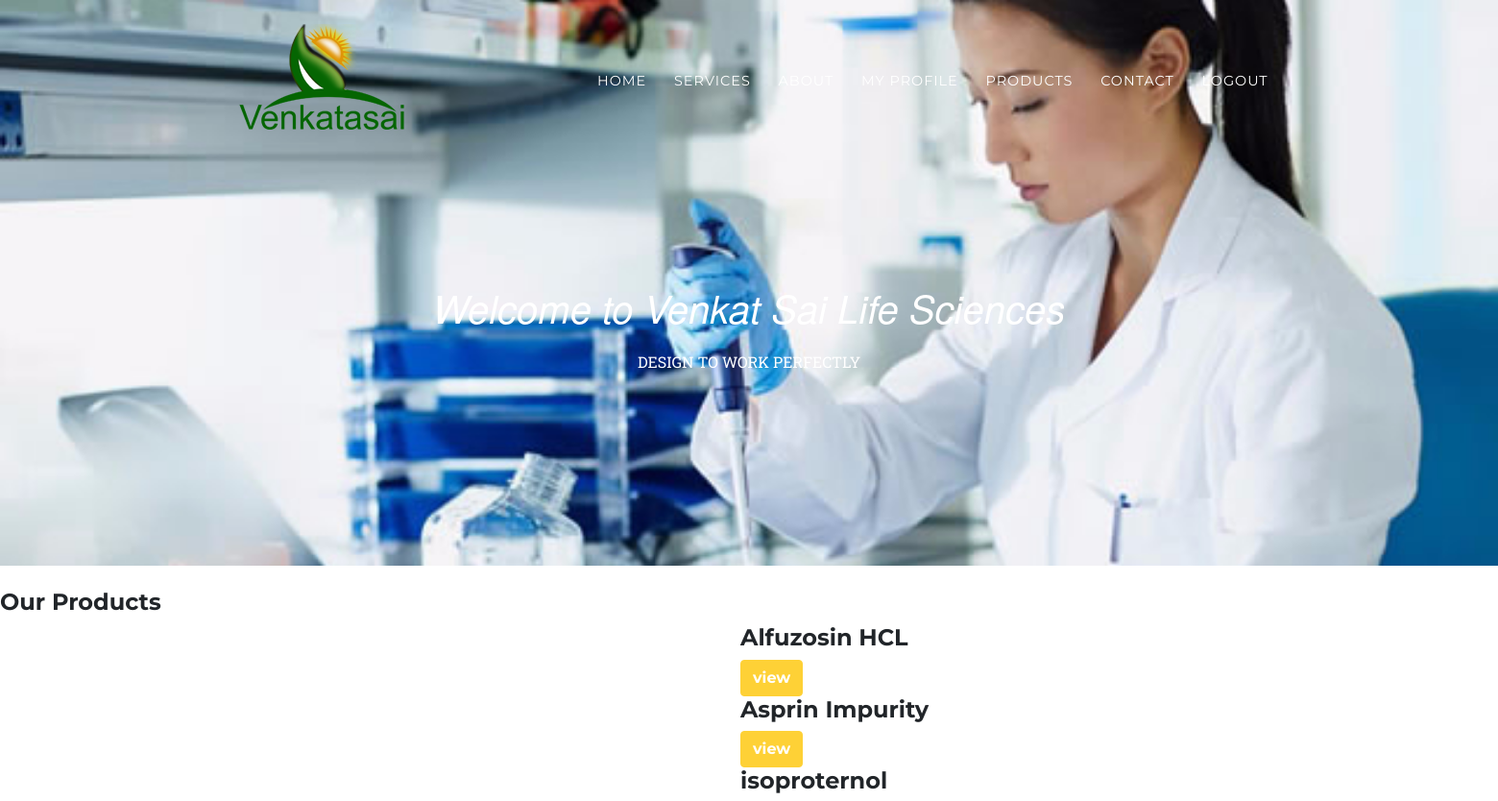
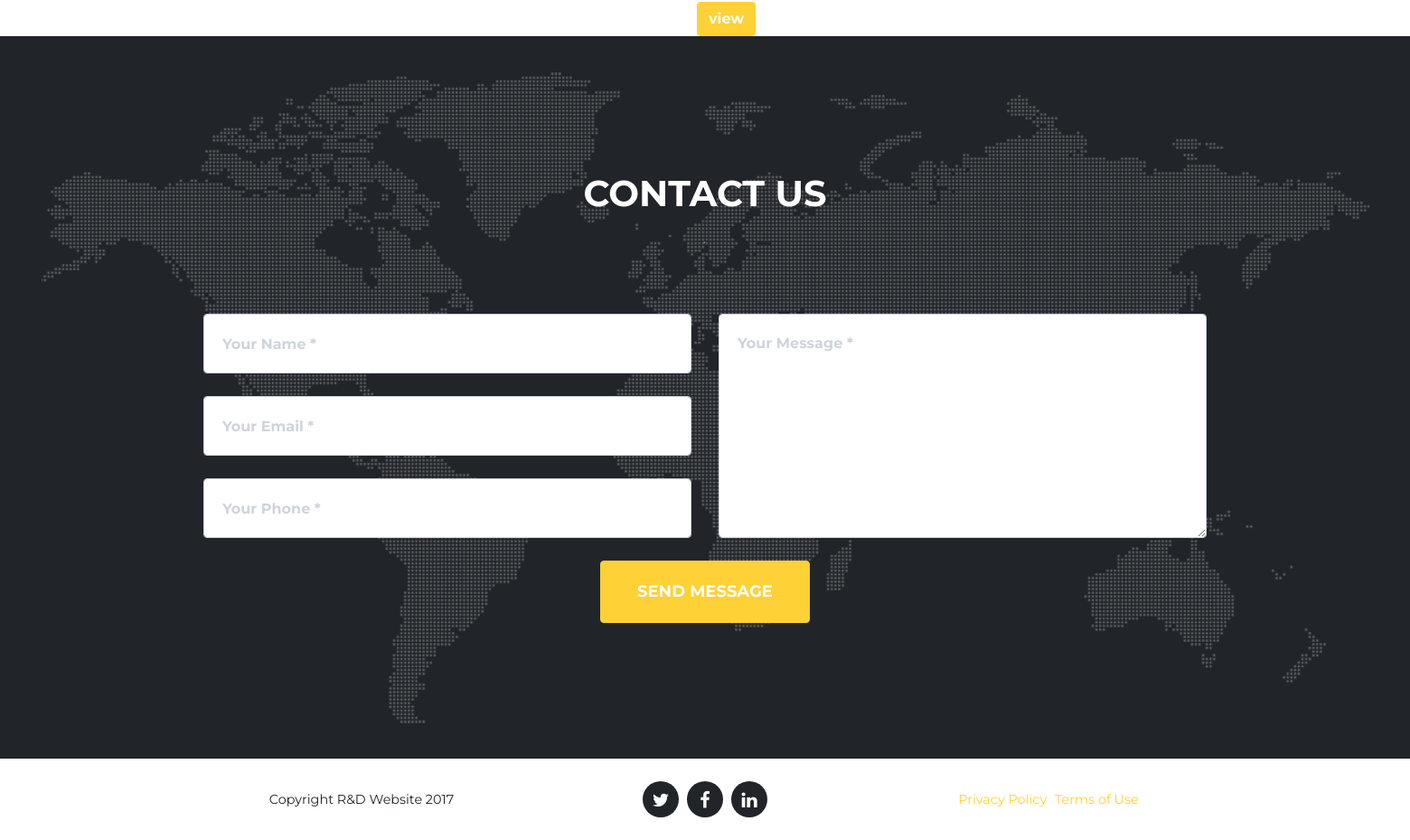
Page /website/products.php (signed in) on the committed database (2 pictures, top to bottom).
### tables this page shows
CREATE TABLE `adminproducts` (
  `id` int(11) NOT NULL,
  `productname` varchar(255) NOT NULL,
  `cas` varchar(255) NOT NULL,
  `cat` varchar(255) NOT NULL,
  `molecularweight` varchar(255) NOT NULL,
  `molecularformula` varchar(255) NOT NULL
);

### website/products.php (the view, shortened to what this page needs)
<!DOCTYPE html>
<html lang="en">
  <head>
    <link href="vendor/bootstrap/css/bootstrap.min.css" rel="stylesheet">
    <link href="vendor/font-awesome/css/font-awesome.min.css" rel="stylesheet" type="text/css">
    <link href="css/agency.min.css" rel="stylesheet">
  </head>
  <body id="page-top">
    <nav class="navbar navbar-expand-lg navbar-dark fixed-top" id="mainNav">
      <div class="container">
        <img src="./img/logos/logo.png" alt="" width="198" height="120">
        <div class="collapse navbar-collapse" id="navbarResponsive">
          <ul class="navbar-nav text-uppercase ml-auto">
            <li class="nav-item">
              <a class="nav-link js-scroll-trigger" href="home1.php">home</a>
            </li>
            <li class="nav-item">
              <a class="nav-link js-scroll-trigger" href="services1.php">services</a>
            </li>
            <li class="nav-item">
              <a class="nav-link js-scroll-trigger" href="about1.php">About</a>
            </li>
            <li class="nav-item">
              <a class="nav-link js-scroll-trigger" href="profile.php">My profile</a>
            </li>
            <li class="nav-item">
              <a class="nav-link js-scroll-trigger" href="products.php">products</a>
            </li>
            <li class="nav-item">
              <a class="nav-link js-scroll-trigger" href="#contact">Contact</a>
            </li>
			<li class="nav-item">
			<a class="nav-link js-scroll-trigger"  href="logout.php"> logout </a>
          </ul>
        </div>
      </div>
    </nav>
        <header class="masthead">
            <div class="container">
                <div class="intro-text">
                    <div class="intro-lead-in">Welcome to Venkat Sai Life Sciences</div>
                    <div class="text-uppercase">Design to work perfectly</div>
                </div>
            </div>
        </header>
    <br>
<h4>Our Products</h4>
        <?php
              include 'db.php';
              $sql = "SELECT * from adminproducts";
              $result =mysqli_query($conn,$sql);
              while($row = mysqli_fetch_array($result))
              {
        ?>
  <div class="container products">
           <div class="row">
       <div class="col-md-4 col-sm-4 col-xs-12">
                <div class="thumbnail">
                      <div class="caption">
                             <h4><?php echo $row['productname']?></h4>
                             <form action="view.php" method ="post">
                               <input type ="submit" value="view" class="btn btn-primary">
                             </form>
                      </div>
               </div>
           </div>
         </div>
       </div>
<?php
}
?>
    <section id="contact">
      <div class="container">
        <div class="row">
          <div class="col-lg-12 text-center">
            <h2 class="section-heading text-uppercase">Contact Us</h2>
            <h3 class="section-subheading text-muted">.</h3>
          </div>
        </div>
        <div class="row">
          <div class="col-lg-12">
            <form id="contactForm" name="sentMessage" novalidate>
              <div class="row">
                <div class="col-md-6">
                  <div class="form-group">
                    <input class="form-control" id="name" type="text" placeholder="Your Name *" required data-validation-required-message="Please enter your name.">
                  </div>
                  <div class="form-group">
                    <input class="form-control" id="email" type="email" placeholder="Your Email *" required data-validation-required-message="Please enter your email address.">
                  </div>
                  <div class="form-group">
                    <input class="form-control" id="phone" type="tel" placeholder="Your Phone *" required data-validation-required-message="Please enter your phone number.">
                  </div>
                </div>
                <div class="col-md-6">
                  <div class="form-group">
                    <textarea class="form-control" id="message" placeholder="Your Message *" required data-validation-required-message="Please enter a message."></textarea>
                  </div>
                </div>
                <div class="col-lg-12 text-center">
                  <button id="sendMessageButton" class="btn btn-primary btn-xl text-uppercase" type="submit">Send Message</button>
                </div>
              </div>
            </form>
          </div>
        </div>
      </div>
    </section>
    <footer>
      <div class="container">
        <div class="row">
          <div class="col-md-4">
            <span class="copyright">Copyright  R&D  Website 2017</span>
          </div>
          <div class="col-md-4">
            <ul class="list-inline social-buttons">
              <li class="list-inline-item">
                <a href="#">
                  <i class="fa fa-twitter"></i>
                </a>
              </li>
              <li class="list-inline-item">
                <a href="#">
                  <i class="fa fa-facebook"></i>
                </a>
              </li>
              <li class="list-inline-item">
                <a href="#">
                  <i class="fa fa-linkedin"></i>
                </a>
              </li>
            </ul>
          </div>
          <div class="col-md-4">
            <ul class="list-inline quicklinks">
              <li class="list-inline-item">
                <a href="#">Privacy Policy</a>
              </li>
              <li class="list-inline-item">
                <a href="#">Terms of Use</a>
              </li>
            </ul>
          </div>
        </div>
      </div>
    </footer>
  </body>
</html>

### website/products.php (style rules this page uses)
.products { position: relative; left:35%; }

### rows in the picture
adminproducts: productname "Alfuzosin HCL"
adminproducts: productname "Asprin Impurity"
adminproducts: productname "isoproternol"
